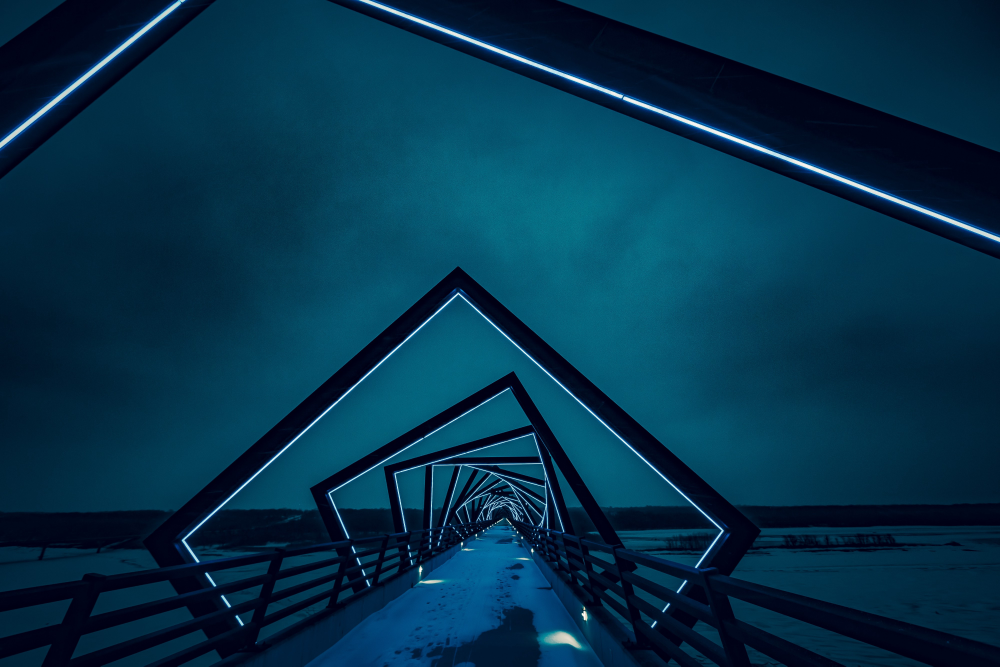
#> input picture bg.jpeg, 4000 x 2666 px (shown at 1/4 size)
$ python greenScreen.py
#> lines starting #> are read from the running program, lines starting #| are printed output that depends on the picture; after the words box and inside, x2 and y2 are one past the last pixel; in counts of white or black regions, pixels touching at a corner belong together
import cv2
import numpy as np

image = cv2.imread("bg.jpeg")
#> image is the input picture: shape (2666, 4000, 3); mean B, G, R 74.6, 50, 4.1
frame = cv2.imread("greenscreen.jpg")  # Replace "green_image.jpg" with the path to your input image
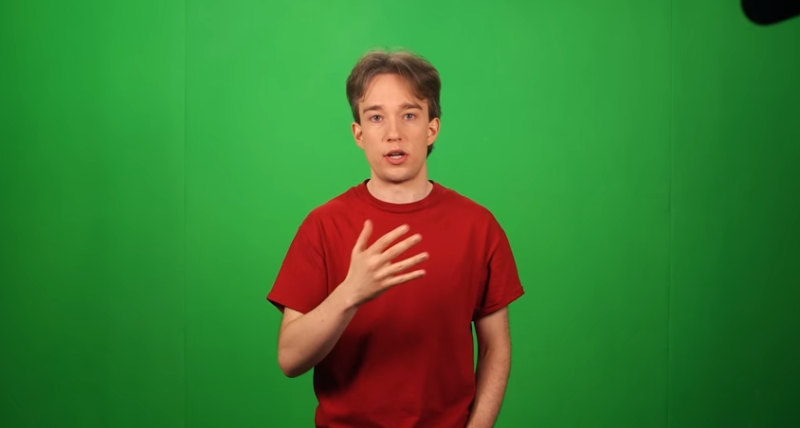
#> input picture greenscreen.jpg, 800 x 428 px
#> frame is the input picture: shape (428, 800, 3); mean B, G, R 49.9, 124.8, 58.1

frame = cv2.resize(frame, (640, 480))
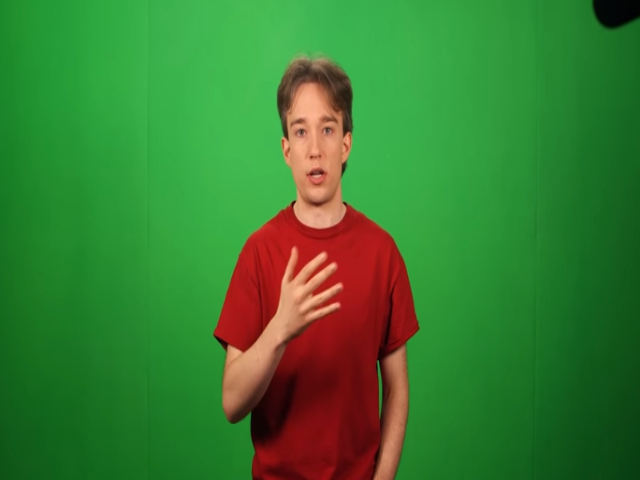
#> frame: shape (480, 640, 3); mean B, G, R 49.8, 124.8, 58.1
image = cv2.resize(image, (640, 480))
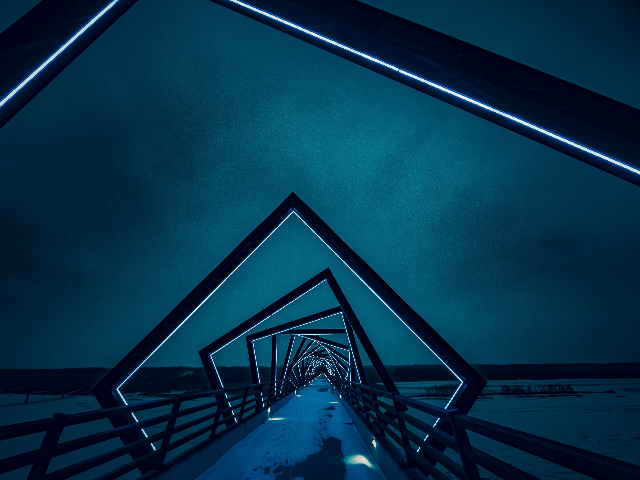
#> image: shape (480, 640, 3); mean B, G, R 74.5, 49.9, 4

hsv = cv2.cvtColor(frame, cv2.COLOR_BGR2HSV)
#> hsv: shape (480, 640, 3); mean H, S, V 60.3, 187.4, 141.2

u_green = np.array([104, 255, 255])  # Adjust the upper boundary for lighter shades of green
l_green = np.array([30, 30, 0])

mask = cv2.inRange(hsv, l_green, u_green)  # Apply the range in the HSV color space
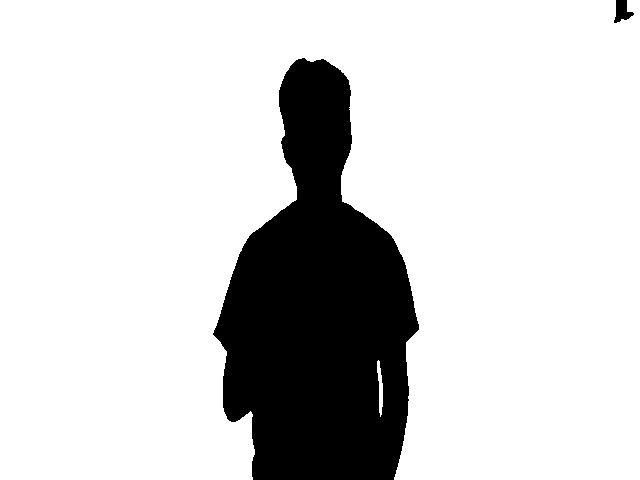
#> mask: shape (480, 640); 82.4% white; 2 black regions, box (x1, y1, x2, y2) and area: (213, 58, 419, 480) 53902, (614, 0, 634, 23) 271
res = cv2.bitwise_and(frame, frame, mask=mask)
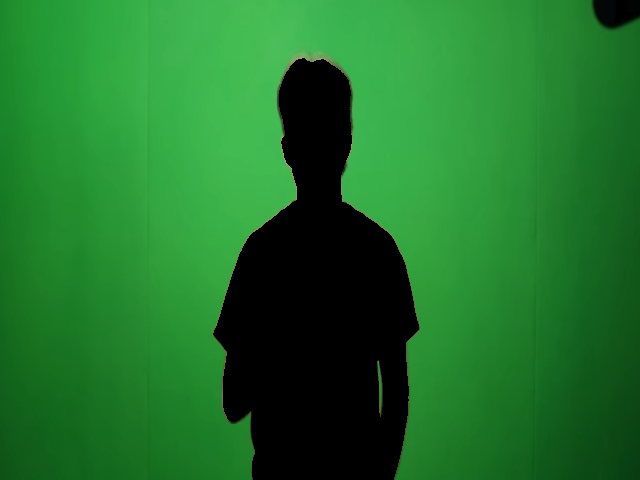
#> res: shape (480, 640, 3); mean B, G, R 42.3, 115.3, 32.2

f = frame - res
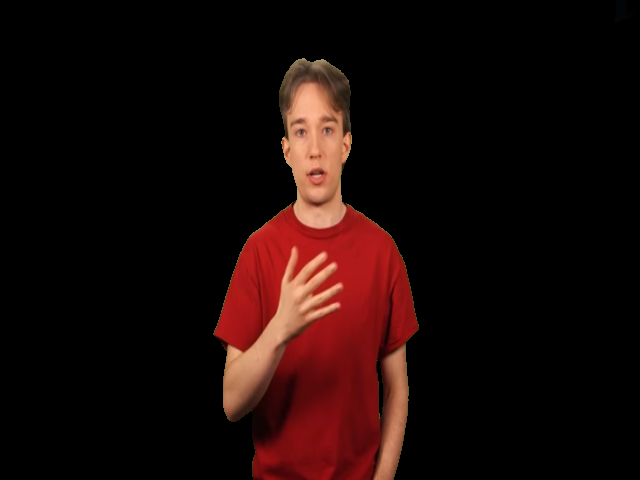
#> f: shape (480, 640, 3); mean B, G, R 7.5, 9.5, 25.9
f = np.where(f == 0, image, f)
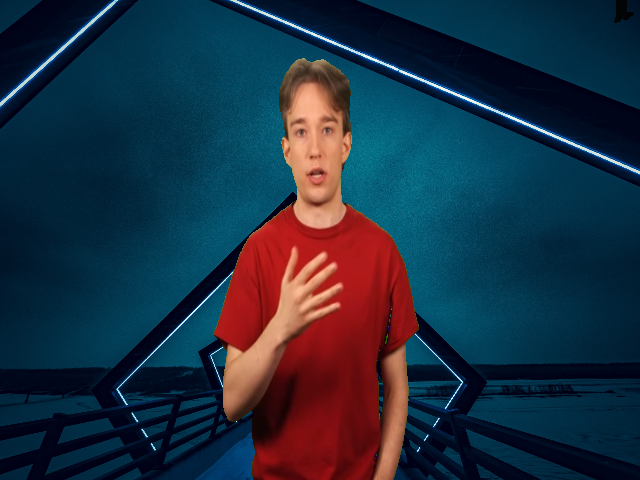
#> f: shape (480, 640, 3); mean B, G, R 65.2, 47.6, 28.7

cv2.imshow("image", frame)
cv2.imshow("mask", f)

cv2.waitKey(0)
cv2.destroyAllWindows()
